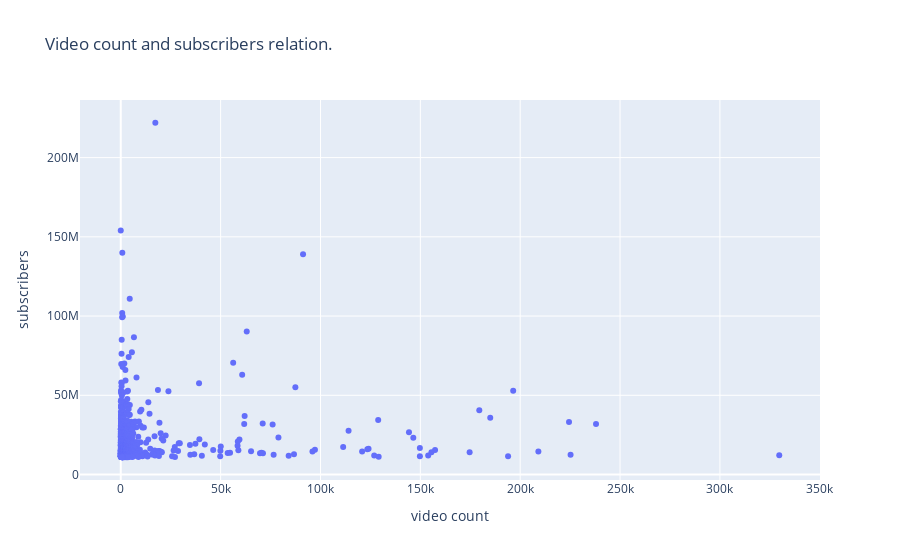
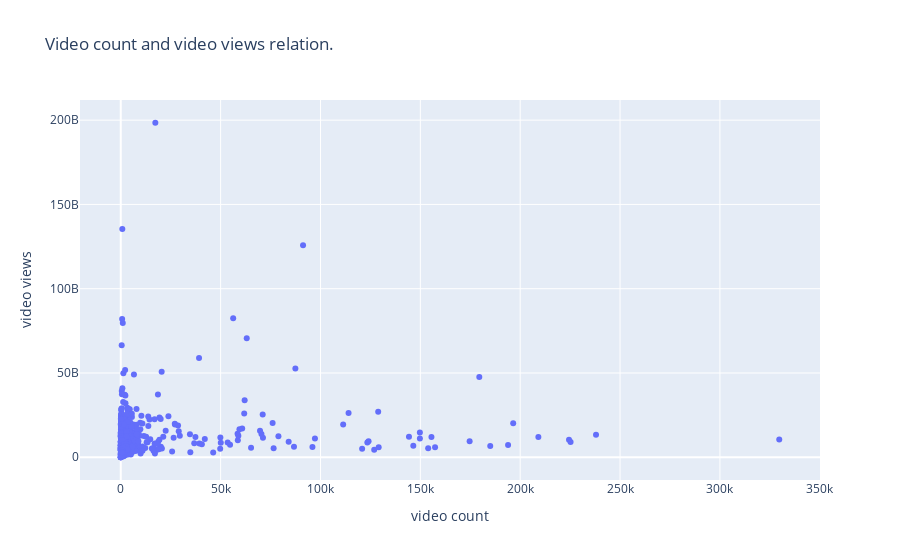

Write notebook code for charts like these, in order.
### Code cell
# This scatter plot wants to see if there's a linear relation between the amount of videos posted and
# the amount of views gained over time.

fig = px.scatter(youtube, x='video count', y='subscribers', title='Video count and subscribers relation.')
fig.show()

fig = px.scatter(youtube, x='video count', y='video views', title='Video count and video views relation.')
fig.show()

### Figure 1 — Plotly figure (JSON) as saved in the notebook; plotly's stock layout.template omitted (floating-point values rounded to 4 significant figures; data arrays with more than 128 entries replaced by an {"elided": "..."} marker saying what was removed)
{"data": [{"hovertemplate": "video count=%{x}<br>subscribers=%{y}<extra></extra>", "legendgroup": "", "marker": {"color": "#636efa", "symbol": "circle"}, "mode": "markers", "name": "", "orientation": "v", "showlegend": false, "type": "scatter", "x": {"elided": "973 int values"}, "xaxis": "x", "y": {"elided": "973 int values"}, "yaxis": "y"}], "layout": {"legend": {"tracegroupgap": 0}, "title": {"text": "Video count and subscribers relation."}, "xaxis": {"anchor": "y", "domain": [0, 1], "title": {"text": "video count"}}, "yaxis": {"anchor": "x", "domain": [0, 1], "title": {"text": "subscribers"}}}}

### Figure 2 — Plotly figure (JSON) as saved in the notebook; plotly's stock layout.template omitted (floating-point values rounded to 4 significant figures; data arrays with more than 128 entries replaced by an {"elided": "..."} marker saying what was removed)
{"data": [{"hovertemplate": "video count=%{x}<br>video views=%{y}<extra></extra>", "legendgroup": "", "marker": {"color": "#636efa", "symbol": "circle"}, "mode": "markers", "name": "", "orientation": "v", "showlegend": false, "type": "scatter", "x": {"elided": "973 int values"}, "xaxis": "x", "y": {"elided": "973 int values"}, "yaxis": "y"}], "layout": {"legend": {"tracegroupgap": 0}, "title": {"text": "Video count and video views relation."}, "xaxis": {"anchor": "y", "domain": [0, 1], "title": {"text": "video count"}}, "yaxis": {"anchor": "x", "domain": [0, 1], "title": {"text": "video views"}}}}
